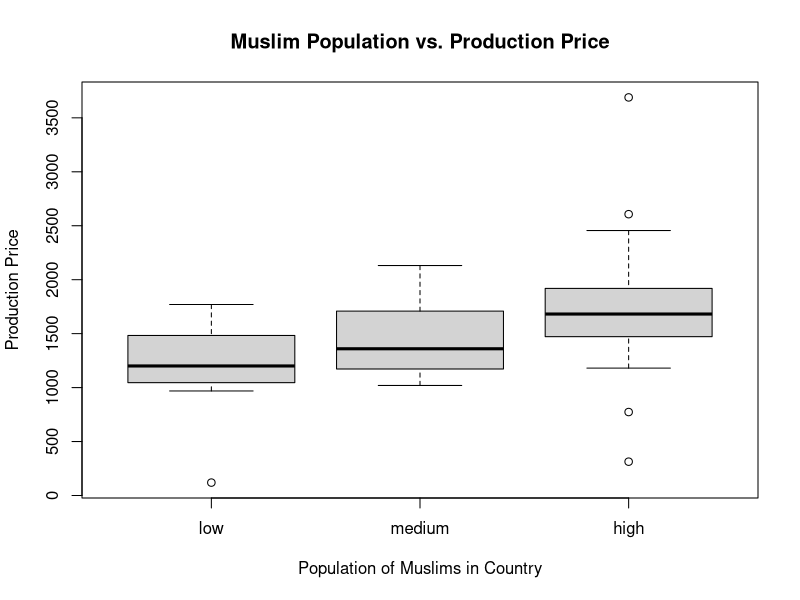
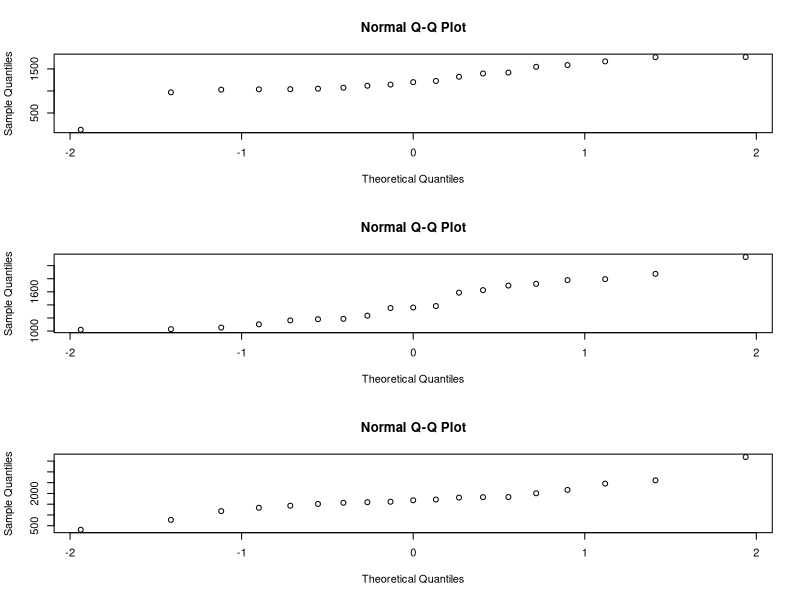
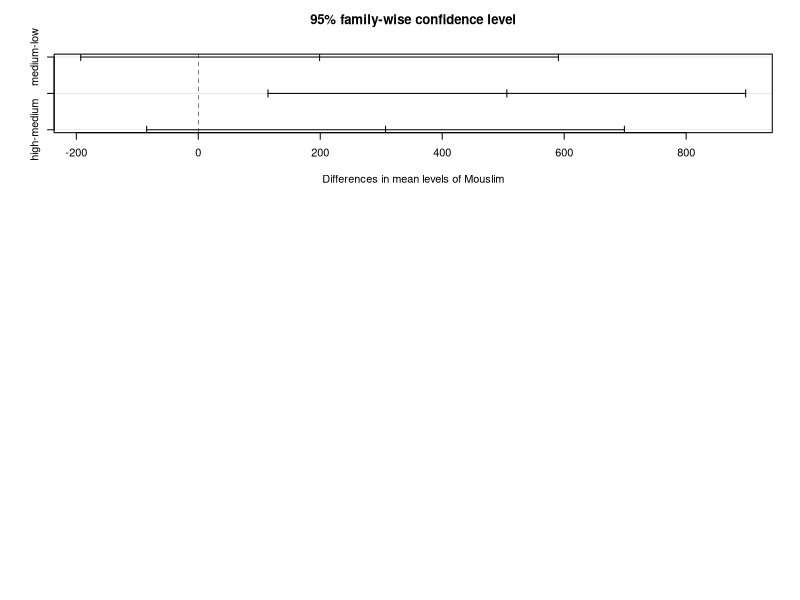

Source code (R) for these figures, in order:
# imports data
mydata = read.csv("halal.csv")

# make sure the data looks correct
head(mydata)

# attach data
attach(mydata)

Mouslim <- factor(Mouslim)
levels(Mouslim) <- c("low", "medium", "high")
tapply(Price, Mouslim, mean)
tapply(Price, Mouslim, sd)

# scatterplot of the population of Muslims in a certain country versus the production price of Halal
plot(Mouslim, Price, main="Muslim Population vs. Production Price", 
     xlab="Population of Muslims in Country", ylab="Production Price")

# create single vectors for different countries
thailand <- c(1145.1, 1040.2, 1074.3, 119.6, 1588.2, 1671.1, 1396.2, 1227.2, 1200.4, 1036.9, 1051.4, 968.8, 1030, 1118.6, 1417.5, 1323, 1548.9, 1770.1, 1766.6)

malaysia <- c(1625.4, 1722.6, 1874.4, 1778.8, 2131.4, 1351.4, 1235.3, 1029, 1052.6, 1019.7, 1163.2, 1102.6, 1181.6, 1186.9, 1359.9, 1382.4, 1695.5, 1793.7, 1586.6)

indonesia <- c(1826.6, 1832.2, 1681.8, 1807.2, 1717.1, 2006.2, 1614.1, 773.5, 1512.8, 1335.2, 1180.6, 1431.1, 1566.1, 1593.7, 2163, 2455.8, 2607.2, 313.5, 3689.4)

# check to see if data set follows a normal distribution using a normal probability plot
par(mfrow=c(3,1))
qqnorm(thailand)
qqnorm(malaysia)
qqnorm(indonesia)


# Note: for the most part our data appears to be normal aside from a few points indicating that we have fat tails

# We will perform the Anderson-Darling normality test to check for normality in our tails

# import package of normality tests
require(nortest)

# perform Anderson-Darling normality test
ad.test(thailand)
ad.test(malaysia)
ad.test(indonesia)

# Since all of the p-values are greater than our statistical significance level, \alpha = 0.5, we can assume 
# that our data is normally distributed. 

# perform ANOVA test
model <- lm(Price ~ Mouslim)
a1 <- anova(model)
# Our p-value in our anova one-way test indicates that the country is significant, but we do not know which pairs of 
# Mouslim levels are significantly different from each other.

# This will require three tests: Thailand vs. Malaysia, Thailand vs. Indonesia, and Malaysia vs. Indonesia. 

# perform pairwise t-tests
pairwise.t.test(Price, Mouslim, p.adj = "none")

pairwise.t.test(Price, Mouslim, p.adj = "bonf")

pairwise.t.test(Price, Mouslim, p.adj = "holm")

# These adjustments indicate that the Thailand-Indonesia pair is significantly different at alpha = 0.5.

# perform Tukey's HSD test
aov1 <- aov(Price ~ Mouslim)
tukey.test <- TukeyHSD(aov1)
plot(tukey.test)

# Similar to our pairwise t-tests performed above, Tukey's Honest Significant Difference test indicates that 
# there is a statistically significant difference in the average production price of Halal between Thailand and Indonesia. 
